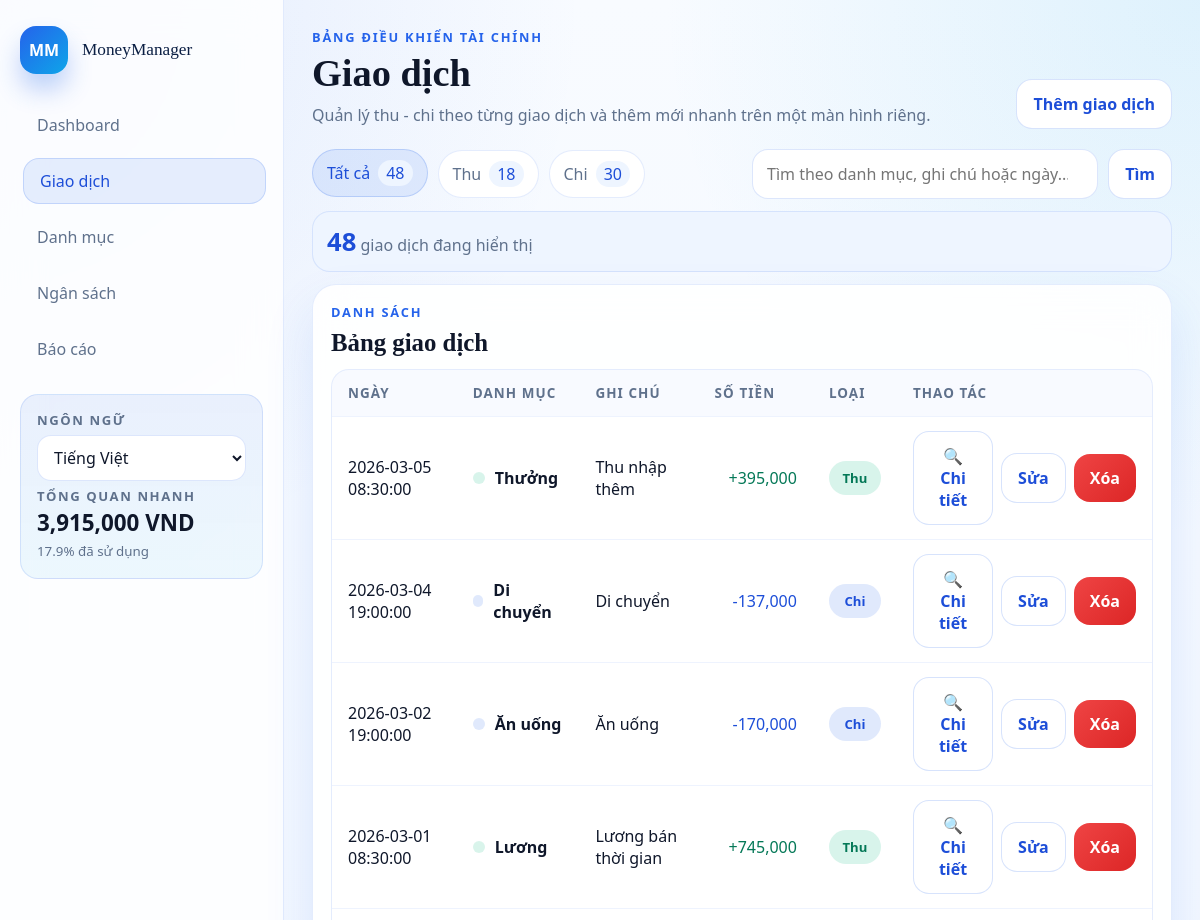
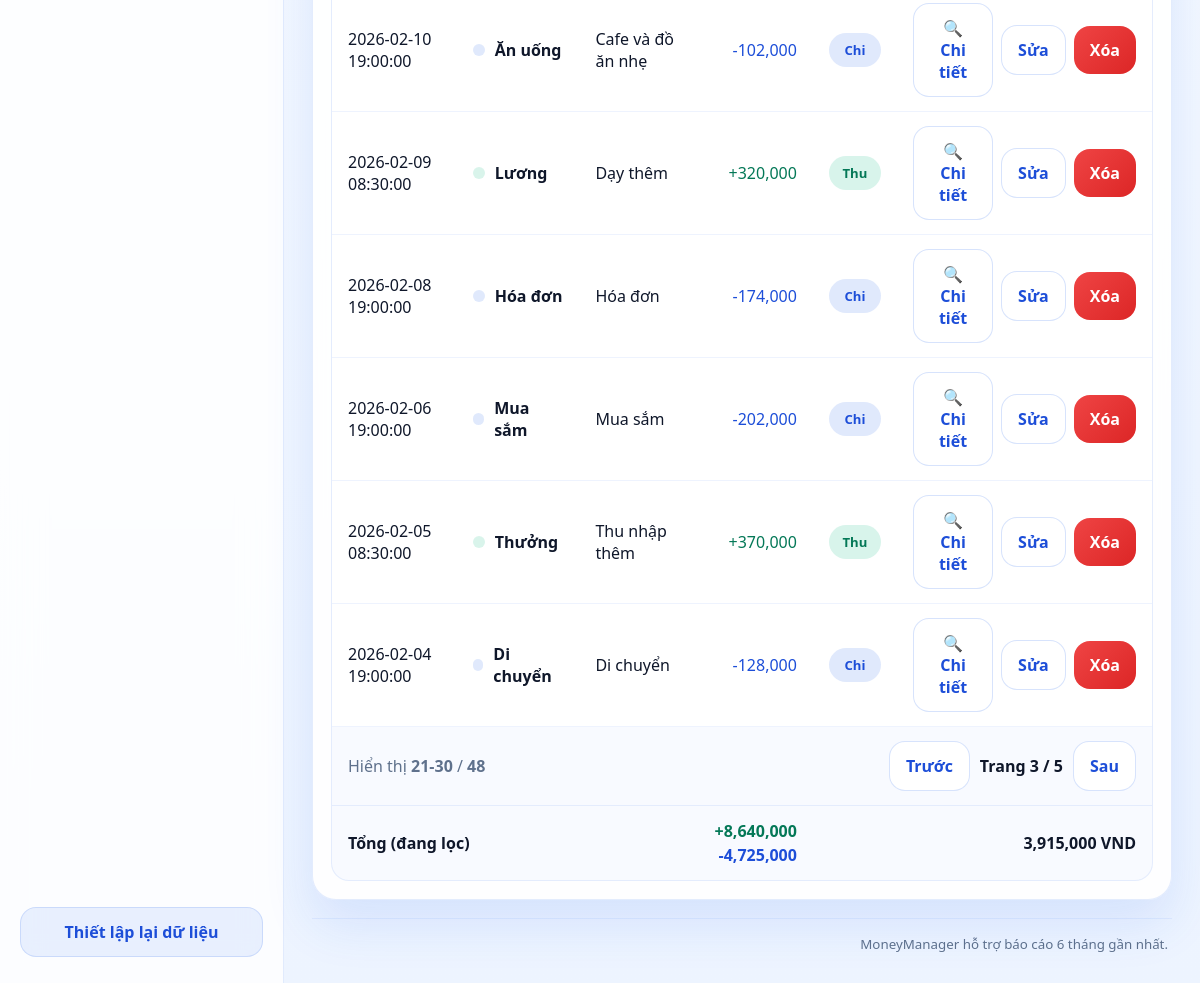
Screenshot of /transactions?q=&type=all&page=3 with the database file from the repository (2 pictures, top to bottom).
### tables this page shows
CREATE TABLE transactions (
        id INTEGER PRIMARY KEY AUTOINCREMENT,
        date TEXT NOT NULL,
        amount REAL NOT NULL,           -- Số dương cho thu, số âm cho chi
        category_id INTEGER NOT NULL,   -- Tham chiếu sang bảng categories
        note TEXT,
        FOREIGN KEY (category_id) REFERENCES categories (id)
        );

CREATE TABLE categories (
            id INTEGER PRIMARY KEY AUTOINCREMENT,
            key TEXT UNIQUE NOT NULL,
            value TEXT NOT NULL,
            type INTEGER NOT NULL CHECK (type IN (0, 1)) -- 0: chi, 1: thu
        );

### app.py (the view)
@app.route("/transactions")
def transactions_page() -> str:
    search_query = request.args.get("q", default="").strip()
    return render_template(
        "transactions.html",
        **_transaction_form_context(
            "transactions",
            t("transactions_title"),
            t("transactions_subtitle"),
            search_query,
        ),
    )

### app.py (called while the page is built)
def _current_language() -> str:
    language = session.get("language", "vi")
    return language if language in FILE_TRANSLATIONS else "vi"

def t(key: str) -> str:
    language = _current_language()
    return FILE_TRANSLATIONS.get(language, FILE_TRANSLATIONS.get("vi", {})).get(key, key)

@app.context_processor
def inject_language_context() -> dict[str, object]:
    return {
        "current_lang": _current_language(),
        "supported_languages": [
            {
                "code": option["code"],
                "label": t("language_vi") if option["code"] == "vi" else t("language_en"),
            }
            for option in SUPPORTED_LANGUAGES
        ],
        "t": t,
        "category_label": _category_label,
        "note_label": _note_label,
    }

def _format_money(value: float) -> str:
    return f"{value:,.0f}"

def _category_label(category_key: str, fallback: str | None = None) -> str:
    label_key = f"category_label_{category_key}"
    label = t(label_key)
    if label != label_key:
        return label
    return fallback or category_key

def _note_label(note_text: str | None) -> str:
    if not note_text:
        return ""
    translation_key = _NOTE_TRANSLATION_KEYS.get(note_text)
    return t(translation_key) if translation_key else note_text

def _month_bounds(year: int, month: int) -> tuple[str, str]:
    start = datetime(year, month, 1, 0, 0, 0)
    end_day = calendar.monthrange(year, month)[1]
    end = datetime(year, month, end_day, 23, 59, 59)
    return start.strftime("%Y-%m-%d %H:%M:%S"), end.strftime("%Y-%m-%d %H:%M:%S")

def _ensure_db() -> None:
    if not app.config.get("DATABASE_READY", False):
        db_helper.init_db()
        app.config["DATABASE_READY"] = True

### modulo/db_helper.py (called while the page is built)
def get_connection():
    db_dir = os.path.join(os.path.dirname(__file__), '../database')
    db_path = os.path.join(db_dir, 'finance.db')
    os.makedirs(db_dir, exist_ok=True)
    conn = sqlite3.connect(db_path)
    conn.row_factory = sqlite3.Row
    return conn

def get_all_categories():
    conn = get_connection()
    cursor = conn.cursor()
    cursor.execute('SELECT * FROM categories ORDER BY type, value')
    rows = cursor.fetchall()
    conn.close()
    return [dict(row) for row in rows]

def get_setting(key):
    conn = get_connection()
    cursor = conn.cursor()
    cursor.execute('SELECT value FROM settings WHERE key = ?', (key,))
    row = cursor.fetchone()
    conn.close()
    return row['value'] if row else None

### templates/transactions.html (shortened to what this page needs)
{% extends "base.html" %}
{% block content %}
<section class="transaction-toolbar">
  <div class="chip-row">
    <a class="chip {% if transaction_type_filter == 'all' %}active{% endif %}" href="{{ url_for('transactions_page', q=search_query) }}">
      {{ t('all') }} <span>{{ transaction_type_counts.all }}</span>
    </a>
    <a class="chip {% if transaction_type_filter == 'income' %}active{% endif %}" href="{{ url_for('transactions_page', q=search_query, type='income') }}">
      {{ t('income') }} <span>{{ transaction_type_counts.income }}</span>
    </a>
    <a class="chip {% if transaction_type_filter == 'expense' %}active{% endif %}" href="{{ url_for('transactions_page', q=search_query, type='expense') }}">
      {{ t('expense') }} <span>{{ transaction_type_counts.expense }}</span>
    </a>
  </div>
  <form class="search-bar search-bar-wide" method="get" action="{{ url_for('transactions_page') }}">
    <input id="transactionSearch" type="search" name="q" value="{{ search_query }}" placeholder="{{ t('search_placeholder') }}">
    <button type="submit" class="btn btn-outline">{{ t('search') }}</button>
  </form>
</section>
<section class="transaction-summary-strip module-tip">
  <div>
    <strong>{{ transaction_count_display }}</strong>
    <span>{{ t('search_results') }}</span>
  </div>
</section>
<section class="module-grid module-grid-transactions">
  <article class="panel panel-wide">
    <div class="panel-head panel-head-tight">
      <div>
        <p class="panel-kicker">{{ t('transaction_list') }}</p>
        <h2>{{ t('transactions_table') }}</h2>
      </div>
    </div>
    <div class="table-wrap">
      <table class="transaction-table">
        <thead>
          <tr>
            <th>{{ t('date') }}</th>
            <th>{{ t('category') }}</th>
            <th>{{ t('note') }}</th>
            <th class="align-right">{{ t('amount') }}</th>
            <th>{{ t('type') }}</th>
            <th class="align-right">{{ t('action') }}</th>
          </tr>
        </thead>
        <tbody id="transactionTableBody">
          {% for item in transactions %}
            <tr class="transaction-row-clickable"
              data-search="{{ item.date }} {{ category_label(item.category_key, item.category_name) }} {{ item.category_key }} {{ note_label(item.note) }} {{ item.note or '' }} {{ item.amount }}"
                data-transaction-id="{{ item.id }}"
                data-transaction-date="{{ item.date }}"
                data-transaction-category="{{ category_label(item.category_key, item.category_name) }}"
              data-transaction-note="{{ note_label(item.note) }}"
                data-transaction-amount="{{ item.amount }}"
                data-transaction-amount-display="{{ item.amount|abs|money }} VND"
                data-transaction-kind="{{ t('income_type') if item.category_type == 1 else t('expense_type') }}"
                data-transaction-edit-url="{{ url_for('edit_transaction', transaction_id=item.id) }}"
                data-transaction-delete-url="{{ url_for('delete_transaction', transaction_id=item.id) }}">
              <td>{{ item.date }}</td>
              <td>
                <div class="table-category">
                  <span class="transaction-dot {{ 'income' if item.category_type == 1 else 'expense' }}"></span>
                  <strong>{{ category_label(item.category_key, item.category_name) }}</strong>
                </div>
              </td>
              <td>{{ note_label(item.note) or '-' }}</td>
              <td class="align-right amount-cell {{ 'income' if item.amount >= 0 else 'expense' }}">
                {{ '+' if item.amount >= 0 else '-' }}{{ item.amount|abs|money }}
              </td>
              <td>
                <span class="badge {{ 'badge-income' if item.category_type == 1 else 'badge-expense' }}">
                  {{ t('income') if item.category_type == 1 else t('expense') }}
                </span>
              </td>
              <td>
                <div class="table-actions">
                  <button type="button" class="btn btn-mini btn-outline" data-open-detail-modal>🔍 {{ t('details') }}</button>
                  <a class="btn btn-mini btn-outline" href="{{ url_for('edit_transaction', transaction_id=item.id) }}">{{ t('edit') }}</a>
                  <form action="{{ url_for('delete_transaction', transaction_id=item.id) }}" method="post" data-confirm="{{ t('confirm_delete_transaction') }}" onsubmit="return confirm(this.dataset.confirm);">
                    <button type="submit" class="btn btn-mini btn-danger">{{ t('delete') }}</button>
                  </form>
                </div>
              </td>
            </tr>
          {% else %}
            <tr class="empty-row">
              <td colspan="6">{{ t('no_transactions') }}</td>
            </tr>
          {% endfor %}
        </tbody>
        <tfoot>
          <tr class="table-foot table-foot-pagination">
            <td colspan="6">
              <div class="table-pagination">
                <div>
                  {{ t('showing') }} <strong>{{ pagination.display_start }}-{{ pagination.display_end }}</strong>
                  / <strong>{{ pagination.total_items }}</strong>
                </div>
                <div class="pagination-actions">
                  {% if pagination.has_prev %}
                    <a class="btn btn-mini btn-outline" href="{{ url_for('transactions_page', q=search_query, type=transaction_type_filter, page=pagination.prev_page) }}">{{ t('previous') }}</a>
                  {% else %}
                    <span class="btn btn-mini btn-outline is-disabled">{{ t('previous') }}</span>
                  {% endif %}
                  <span class="pagination-page">{{ t('page') }} <strong>{{ pagination.page }}</strong> / {{ pagination.total_pages }}</span>
                  {% if pagination.has_next %}
                    <a class="btn btn-mini btn-outline" href="{{ url_for('transactions_page', q=search_query, type=transaction_type_filter, page=pagination.next_page) }}">{{ t('next') }}</a>
                  {% else %}
                    <span class="btn btn-mini btn-outline is-disabled">{{ t('next') }}</span>
                  {% endif %}
                </div>
              </div>
            </td>
          </tr>
          <tr class="table-foot">
            <td colspan="3"><strong>{{ t('filter_total') }}</strong></td>
            <td class="align-right">
              <div class="table-foot-stack">
                <div class="income">+{{ transactions_total_income|money }}</div>
                <div class="expense">-{{ transactions_total_expense|money }}</div>
              </div>
            </td>
            <td colspan="2" class="align-right"><strong>{{ transactions_total_net|money }} VND</strong></td>
          </tr>
        </tfoot>
      </table>
    </div>
  </article>
</section>
{% endblock %}

### rows the page displays
transactions: date "2026-03-05 08:30:00", note "Thu nhập thêm", amount "+", amount|abs "395,000", t "Chi tiết", t "Sửa", t "Xóa"
categories: key+value "Thưởng", type "Thu"
transactions: date "2026-03-04 19:00:00", note "Di chuyển", amount "-", amount|abs "137,000", t "Chi tiết", t "Sửa", t "Xóa"
categories: key+value "Di chuyển", type "Chi"
transactions: date "2026-03-02 19:00:00", note "Ăn uống", amount "-", amount|abs "170,000", t "Chi tiết", t "Sửa", t "Xóa"
categories: key+value "Ăn uống", type "Chi"
transactions: date "2026-03-01 08:30:00", note "Lương bán thời gian", amount "+", amount|abs "745,000", t "Chi tiết", t "Sửa", t "Xóa"
categories: key+value "Lương", type "Thu"
transactions: date "2026-02-10 19:00:00", note "Cafe và đồ ăn nhẹ", amount "-", amount|abs "102,000", t "Chi tiết", t "Sửa", t "Xóa"
transactions: date "2026-02-09 08:30:00", note "Dạy thêm", amount "+", amount|abs "320,000", t "Chi tiết", t "Sửa", t "Xóa"
transactions: date "2026-02-08 19:00:00", note "Hóa đơn", amount "-", amount|abs "174,000", t "Chi tiết", t "Sửa", t "Xóa"
categories: key+value "Hóa đơn", type "Chi"
transactions: date "2026-02-06 19:00:00", note "Mua sắm", amount "-", amount|abs "202,000", t "Chi tiết", t "Sửa", t "Xóa"
categories: key+value "Mua sắm", type "Chi"
transactions: date "2026-02-05 08:30:00", note "Thu nhập thêm", amount "+", amount|abs "370,000", t "Chi tiết", t "Sửa", t "Xóa"
transactions: date "2026-02-04 19:00:00", note "Di chuyển", amount "-", amount|abs "128,000", t "Chi tiết", t "Sửa", t "Xóa"

### other values shown
{{ t('dashboard') }} "Dashboard"
{{ t('transactions') }} "Giao dịch"
{{ t('categories') }} "Danh mục"
{{ t('budget') }} "Ngân sách"
{{ t('reports') }} "Báo cáo"
{{ t('language') }} "NGÔN NGỮ"
{{ t('quick_overview') }} "TỔNG QUAN NHANH"
{{ current_balance_display }} "3,915,000"
{{ budget_used|round(1) }} "17.9"
{{ t('budget_used_text') }} "đã sử dụng"
{{ t('reset_data') }} "Thiết lập lại dữ liệu"
{{ t('finance_dashboard') }} "BẢNG ĐIỀU KHIỂN TÀI CHÍNH"
{{ page_title }} "Giao dịch"
{{ page_subtitle }} "Quản lý thu - chi theo từng giao dịch và thêm mới nhanh trên một màn hình riêng."
{{ t('add_transaction') }} "Thêm giao dịch"
